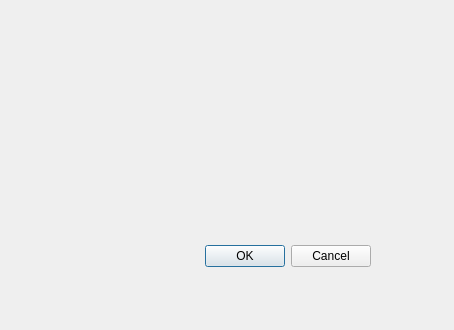
<?xml version="1.0" encoding="UTF-8"?>
<ui version="4.0">
 <class>connectinstrument</class>
 <widget class="QDialog" name="connectinstrument">
  <property name="geometry">
   <rect>
    <x>0</x>
    <y>0</y>
    <width>454</width>
    <height>330</height>
   </rect>
  </property>
  <property name="windowTitle">
   <string>Dialog</string>
  </property>
  <widget class="QDialogButtonBox" name="buttonBox">
   <property name="geometry">
    <rect>
     <x>30</x>
     <y>240</y>
     <width>341</width>
     <height>32</height>
    </rect>
   </property>
   <property name="orientation">
    <enum>Qt::Horizontal</enum>
   </property>
   <property name="standardButtons">
    <set>QDialogButtonBox::Cancel|QDialogButtonBox::Ok</set>
   </property>
  </widget>
 </widget>
 <resources/>
 <connections>
  <connection>
   <sender>buttonBox</sender>
   <signal>accepted()</signal>
   <receiver>connectinstrument</receiver>
   <slot>accept()</slot>
   <hints>
    <hint type="sourcelabel">
     <x>248</x>
     <y>254</y>
    </hint>
    <hint type="destinationlabel">
     <x>157</x>
     <y>274</y>
    </hint>
   </hints>
  </connection>
  <connection>
   <sender>buttonBox</sender>
   <signal>rejected()</signal>
   <receiver>connectinstrument</receiver>
   <slot>reject()</slot>
   <hints>
    <hint type="sourcelabel">
     <x>316</x>
     <y>260</y>
    </hint>
    <hint type="destinationlabel">
     <x>286</x>
     <y>274</y>
    </hint>
   </hints>
  </connection>
 </connections>
</ui>
